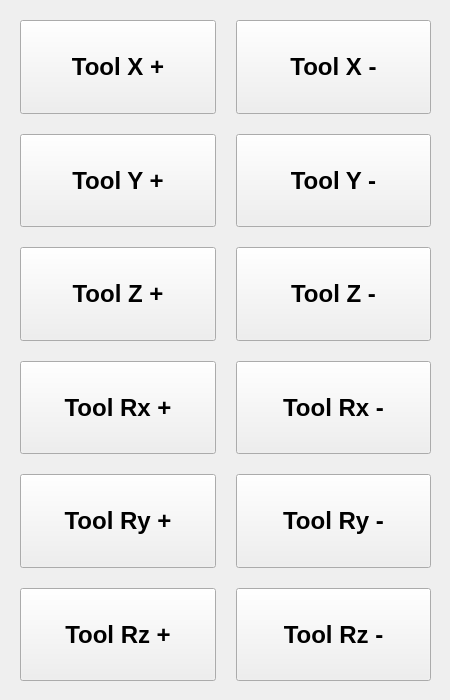
      <widget class="QWidget" name="tab_4">
       <attribute name="title">
        <string>[Tool] CS Step</string>
       </attribute>
       <widget class="QWidget" name="layoutWidget_2">
        <property name="geometry">
         <rect>
          <x>10</x>
          <y>10</y>
          <width>431</width>
          <height>681</height>
         </rect>
        </property>
        <layout class="QGridLayout" name="gridLayout_20">
         <property name="leftMargin">
          <number>10</number>
         </property>
         <property name="topMargin">
          <number>10</number>
         </property>
         <property name="rightMargin">
          <number>10</number>
         </property>
         <property name="bottomMargin">
          <number>10</number>
         </property>
         <property name="spacing">
          <number>20</number>
         </property>
         <item row="0" column="0">
          <widget class="QPushButton" name="pushButton_jog_x1_plus_step_tool">
           <property name="sizePolicy">
            <sizepolicy hsizetype="Preferred" vsizetype="Preferred">
             <horstretch>0</horstretch>
             <verstretch>0</verstretch>
            </sizepolicy>
           </property>
           <property name="minimumSize">
            <size>
             <width>0</width>
             <height>25</height>
            </size>
           </property>
           <property name="font">
            <font>
             <family>Ubuntu</family>
             <pointsize>18</pointsize>
             <weight>75</weight>
             <bold>true</bold>
            </font>
           </property>
           <property name="layoutDirection">
            <enum>Qt::LeftToRight</enum>
           </property>
           <property name="text">
            <string>Tool X +</string>
           </property>
           <property name="autoDefault">
            <bool>false</bool>
           </property>
          </widget>
         </item>
         <item row="1" column="1">
          <widget class="QPushButton" name="pushButton_jog_x2_minus_step_tool">
           <property name="enabled">
            <bool>true</bool>
           </property>
           <property name="sizePolicy">
            <sizepolicy hsizetype="Preferred" vsizetype="Preferred">
             <horstretch>0</horstretch>
             <verstretch>0</verstretch>
            </sizepolicy>
           </property>
           <property name="minimumSize">
            <size>
             <width>0</width>
             <height>25</height>
            </size>
           </property>
           <property name="font">
            <font>
             <family>Ubuntu</family>
             <pointsize>18</pointsize>
             <weight>75</weight>
             <bold>true</bold>
            </font>
           </property>
           <property name="autoFillBackground">
            <bool>false</bool>
           </property>
           <property name="text">
            <string>Tool Y -</string>
           </property>
          </widget>
         </item>
         <item row="3" column="1">
          <widget class="QPushButton" name="pushButton_jog_x4_minus_step_tool">
           <property name="enabled">
            <bool>true</bool>
           </property>
           <property name="sizePolicy">
            <sizepolicy hsizetype="Preferred" vsizetype="Preferred">
             <horstretch>0</horstretch>
             <verstretch>0</verstretch>
            </sizepolicy>
           </property>
           <property name="minimumSize">
            <size>
             <width>0</width>
             <height>25</height>
            </size>
           </property>
           <property name="font">
            <font>
             <family>Ubuntu</family>
             <pointsize>18</pointsize>
             <weight>75</weight>
             <bold>true</bold>
            </font>
           </property>
           <property name="text">
            <string>Tool Rx -</string>
           </property>
          </widget>
         </item>
         <item row="0" column="1">
          <widget class="QPushButton" name="pushButton_jog_x1_minus_step_tool">
           <property name="sizePolicy">
            <sizepolicy hsizetype="Preferred" vsizetype="Preferred">
             <horstretch>0</horstretch>
             <verstretch>0</verstretch>
            </sizepolicy>
           </property>
           <property name="minimumSize">
            <size>
             <width>0</width>
             <height>25</height>
            </size>
           </property>
           <property name="font">
            <font>
             <family>Ubuntu</family>
             <pointsize>18</pointsize>
             <weight>75</weight>
             <bold>true</bold>
            </font>
           </property>
           <property name="text">
            <string>Tool X -</string>
           </property>
          </widget>
         </item>
         <item row="5" column="1">
          <widget class="QPushButton" name="pushButton_jog_x6_minus_step_tool">
           <property name="sizePolicy">
            <sizepolicy hsizetype="Preferred" vsizetype="Preferred">
             <horstretch>0</horstretch>
             <verstretch>0</verstretch>
            </sizepolicy>
           </property>
           <property name="minimumSize">
            <size>
             <width>0</width>
             <height>25</height>
            </size>
           </property>
           <property name="font">
            <font>
             <family>Ubuntu</family>
             <pointsize>18</pointsize>
             <weight>75</weight>
             <bold>true</bold>
            </font>
           </property>
           <property name="text">
            <string>Tool Rz -</string>
           </property>
          </widget>
         </item>
         <item row="2" column="0">
          <widget class="QPushButton" name="pushButton_jog_x3_plus_step_tool">
           <property name="sizePolicy">
            <sizepolicy hsizetype="Preferred" vsizetype="Preferred">
             <horstretch>0</horstretch>
             <verstretch>0</verstretch>
            </sizepolicy>
           </property>
           <property name="minimumSize">
            <size>
             <width>0</width>
             <height>25</height>
            </size>
           </property>
           <property name="font">
            <font>
             <family>Ubuntu</family>
             <pointsize>18</pointsize>
             <weight>75</weight>
             <bold>true</bold>
            </font>
           </property>
           <property name="text">
            <string>Tool Z +</string>
           </property>
          </widget>
         </item>
         <item row="4" column="1">
          <widget class="QPushButton" name="pushButton_jog_x5_minus_step_tool">
           <property name="sizePolicy">
            <sizepolicy hsizetype="Preferred" vsizetype="Preferred">
             <horstretch>0</horstretch>
             <verstretch>0</verstretch>
            </sizepolicy>
           </property>
           <property name="minimumSize">
            <size>
             <width>0</width>
             <height>25</height>
            </size>
           </property>
           <property name="font">
            <font>
             <family>Ubuntu</family>
             <pointsize>18</pointsize>
             <weight>75</weight>
             <bold>true</bold>
            </font>
           </property>
           <property name="text">
            <string>Tool Ry -</string>
           </property>
          </widget>
         </item>
         <item row="3" column="0">
          <widget class="QPushButton" name="pushButton_jog_x4_plus_step_tool">
           <property name="sizePolicy">
            <sizepolicy hsizetype="Preferred" vsizetype="Preferred">
             <horstretch>0</horstretch>
             <verstretch>0</verstretch>
            </sizepolicy>
           </property>
           <property name="minimumSize">
            <size>
             <width>0</width>
             <height>25</height>
            </size>
           </property>
           <property name="font">
            <font>
             <family>Ubuntu</family>
             <pointsize>18</pointsize>
             <weight>75</weight>
             <bold>true</bold>
            </font>
           </property>
           <property name="text">
            <string>Tool Rx +</string>
           </property>
          </widget>
         </item>
         <item row="2" column="1">
          <widget class="QPushButton" name="pushButton_jog_x3_minus_step_tool">
           <property name="enabled">
            <bool>true</bool>
           </property>
           <property name="sizePolicy">
            <sizepolicy hsizetype="Preferred" vsizetype="Preferred">
             <horstretch>0</horstretch>
             <verstretch>0</verstretch>
            </sizepolicy>
           </property>
           <property name="minimumSize">
            <size>
             <width>0</width>
             <height>25</height>
            </size>
           </property>
           <property name="font">
            <font>
             <family>Ubuntu</family>
             <pointsize>18</pointsize>
             <weight>75</weight>
             <bold>true</bold>
            </font>
           </property>
           <property name="text">
            <string>Tool Z -</string>
           </property>
          </widget>
         </item>
         <item row="1" column="0">
          <widget class="QPushButton" name="pushButton_jog_x2_plus_step_tool">
           <property name="sizePolicy">
            <sizepolicy hsizetype="Preferred" vsizetype="Preferred">
             <horstretch>0</horstretch>
             <verstretch>0</verstretch>
            </sizepolicy>
           </property>
           <property name="minimumSize">
            <size>
             <width>0</width>
             <height>25</height>
            </size>
           </property>
           <property name="font">
            <font>
             <family>Ubuntu</family>
             <pointsize>18</pointsize>
             <weight>75</weight>
             <bold>true</bold>
            </font>
           </property>
           <property name="text">
            <string>Tool Y +</string>
           </property>
          </widget>
         </item>
         <item row="5" column="0">
          <widget class="QPushButton" name="pushButton_jog_x6_plus_step_tool">
           <property name="sizePolicy">
            <sizepolicy hsizetype="Preferred" vsizetype="Preferred">
             <horstretch>0</horstretch>
             <verstretch>0</verstretch>
            </sizepolicy>
           </property>
           <property name="minimumSize">
            <size>
             <width>0</width>
             <height>25</height>
            </size>
           </property>
           <property name="font">
            <font>
             <family>Ubuntu</family>
             <pointsize>18</pointsize>
             <weight>75</weight>
             <bold>true</bold>
            </font>
           </property>
           <property name="text">
            <string>Tool Rz +</string>
           </property>
          </widget>
         </item>
         <item row="4" column="0">
          <widget class="QPushButton" name="pushButton_jog_x5_plus_step_tool">
           <property name="sizePolicy">
            <sizepolicy hsizetype="Preferred" vsizetype="Preferred">
             <horstretch>0</horstretch>
             <verstretch>0</verstretch>
            </sizepolicy>
           </property>
           <property name="minimumSize">
            <size>
             <width>0</width>
             <height>25</height>
            </size>
           </property>
           <property name="font">
            <font>
             <family>Ubuntu</family>
             <pointsize>18</pointsize>
             <weight>75</weight>
             <bold>true</bold>
            </font>
           </property>
           <property name="text">
            <string>Tool Ry +</string>
           </property>
          </widget>
         </item>
        </layout>
       </widget>
      </widget>
